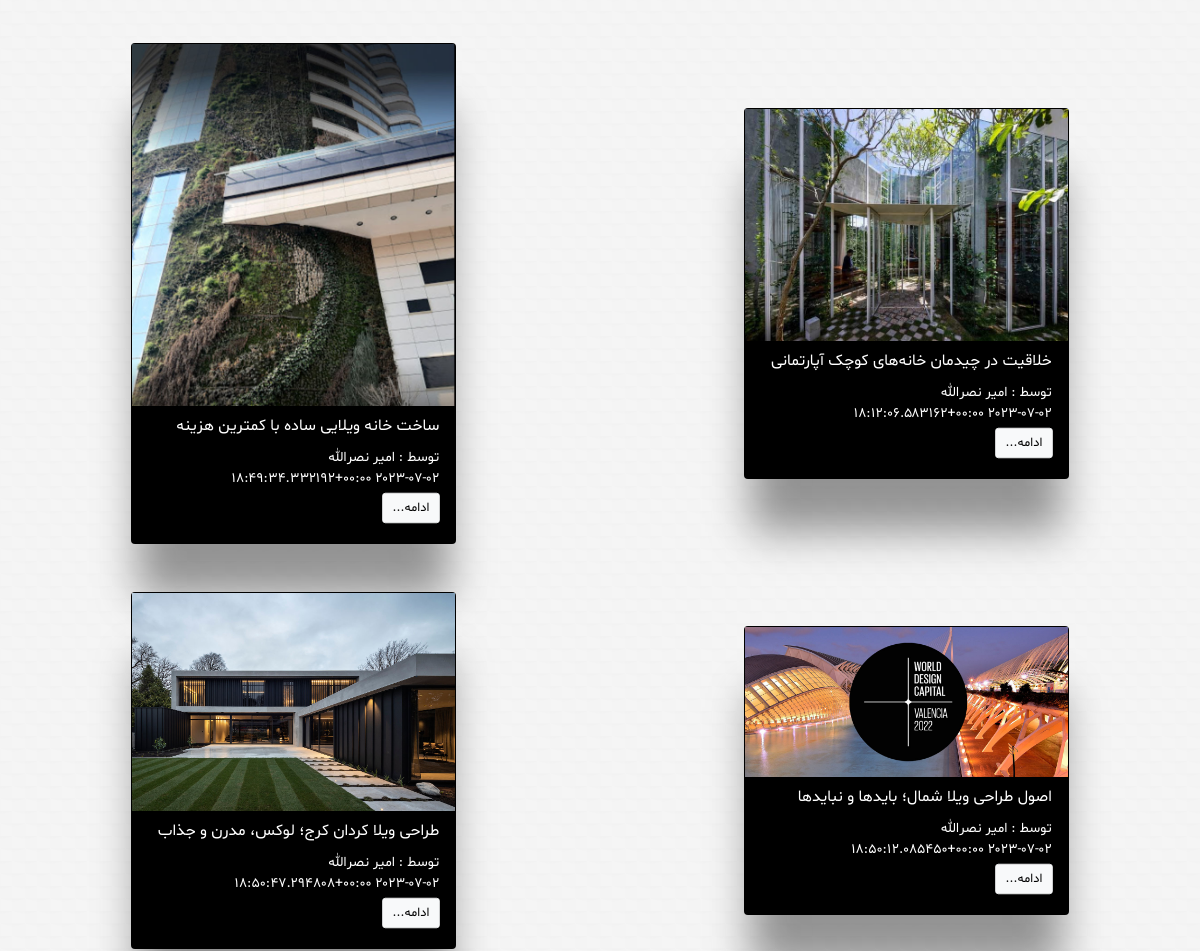
The app's page /home (middle part), older data.
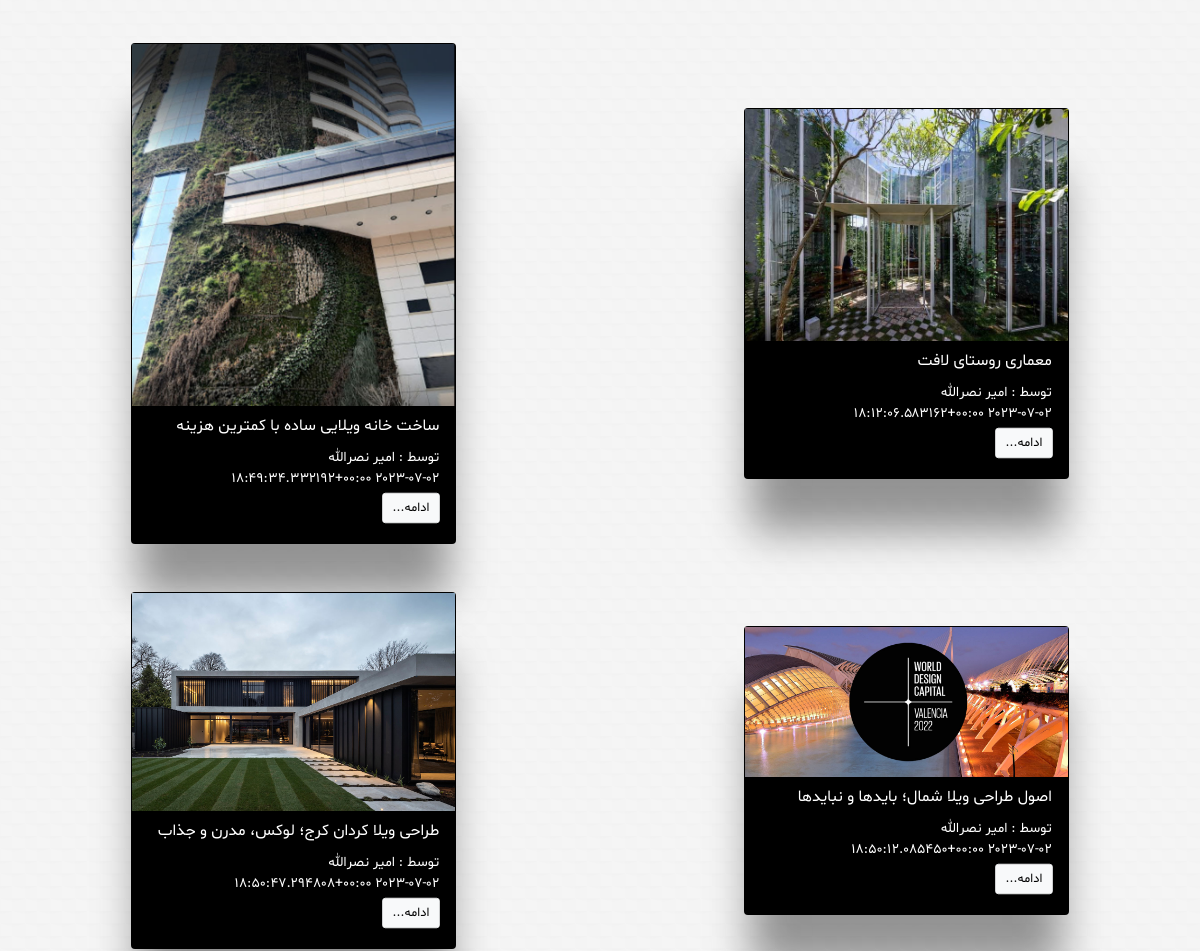
The same page, newer data.
### coreFa/models.py (models this page shows, shortened)
class NewsAndArticles(models.Model):
    title = models.CharField('عنوان', max_length=200)
    body = RichTextUploadingField('بدنه خبر و مقاله', null=True, blank=True)
    short_description = models.CharField('توضیح کوتاه',
                                                 default='توضیح کوتاه اتوماتیک', max_length=200)
    pic = models.ImageField(upload_to='NewsAndArticles', null=True, blank=True)
    created_at = models.DateTimeField('تاریخ ایجاد',auto_now_add=True)
    active = models.BooleanField('فعال', default=True)
    author = models.CharField('نویسنده',max_length=200, default='امیر نصرالله')
    slug = models.SlugField('اسلاگ', max_length=150, allow_unicode=True, blank=True, null=True)
    class Meta:
        verbose_name_plural = 'اخبار و مقالات'
        verbose_name = 'خبر و مقاله'
    def get_article_detail_view(self):
        return reverse('coreFa:article-detail-view', kwargs={
            'pk': self.pk
        })

### coreFa/views.py (the view)
# urls.py: path('home', HomeView.as_view(), name='home'),
class HomeView(generic.View):
    def get(self, request):
        news = NewsAndArticles.objects.all().order_by('created_at').filter(active=True)[:4]
        return render(self.request, 'home.html', context={'news': news})

### coreFa/templatetags/tags.py (called while the page is built)
@register.filter()
def persian_int_not_cs(string):
    persian = dict(zip("0123456789", '۰۱۲۳۴۵۶۷۸۹'))
    converted = ''.join(persian.get(digit, digit) for digit in str(string))
    return converted

### templates/home.html (shortened to what this page needs)
{% extends 'base.html' %}
{% load tags %}
{% load static %}
{% load thumbnail %}
{% load jalali_tags %}
{% block content %}
    <section class="py-md-5 news-section rtl">
        <div class="news-holder container-c py-0 py-md-5">
            {% for news in news %}
                <div class="card d-flex flex-column align-items-start justify-content-between bg-black my-4 pb-3">
                    {% thumbnail news.pic "351x300" crop="center" as im %}
                         <img loading="lazy" class="img-fluid" src="{{ im.url }}" alt="{{ news.title }}-عکس ">
                    {% endthumbnail %}
                    <span class="card-header text-white">{{ news.title }}</span>
                    <span class="small text-white" style="padding-right: 1rem">توسط : {{ news.author }}</span>
                    <small class="text-white" style="padding-right: 1rem">{{ news.created_at|to_jalali|persian_int_not_cs }}</small>
                    <div class="d-flex align-items-baseline justify-content-center justify-content-md-start w-100 pe-2 py-0">
                        <a class="btn btn-light" style="transform: scale(0.8);" href="{{ news.get_article_detail_view }}">ادامه...</a>
                    </div>
                </div>
            {% endfor %}
        </div>
        <br>
        <br>
    </section>
{% endblock %}

Row changes from the older to the newer data that the page shows:
changed NewsAndArticles: title "خلاقیت در چیدمان خانه‌های کوچک آپارتمانی" → "معماری روستای لافت"
